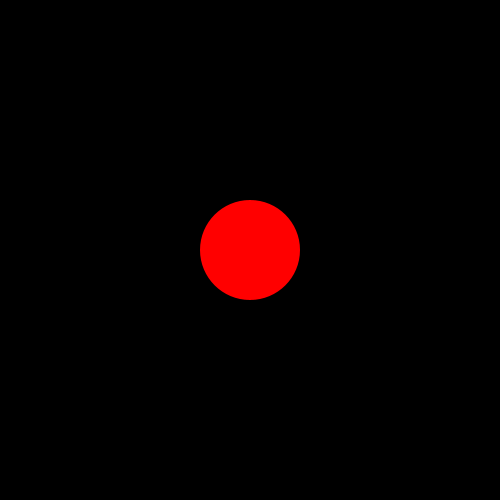
Frame 1 (no input)
Frame 60 (the mouse pressed at the canvas centre just before this capture): identical to frame 1, image omitted
Frame 120 (the mouse held since frame 60 and released just before this capture): identical to frame 1, image omitted

The Processing sketch that drew this single still picture (run headless with seeded random() and noise(); from frame 60 on, the mouse is pressed at the canvas centre):

// Processing sketch: semaforo_processing
// ── semaforo_processing.pde
// semaforo_processing
// por montoyamoraga
// Processing 4.0
// marzo 2022

// se mide en segundos
int tiempoRojo = 5;
int tiempoAmarillo = 2;
int tiempoVerde = 5;
int tiempoMaximo = tiempoRojo + tiempoAmarillo + tiempoVerde + tiempoAmarillo;

int luzDiametro = 100;

// colores Red Green Blue
color rojo = color(255, 0, 0);
color amarillo = color(255, 255, 0);
color verde = color(0, 255, 0);

int tiempoActual = 0;

void setup() {
  size(500, 500);
  background(0);
  noStroke();
}

void draw() {

  background(0);

  // actualizar tiempo en segundos
  tiempoActual =  (millis() / 1000) % tiempoMaximo;

  if (tiempoActual < tiempoRojo) {
    fill(rojo);
  } else if (tiempoActual < tiempoRojo + tiempoAmarillo) {
    fill(amarillo);
  } else if (tiempoActual < tiempoRojo + tiempoAmarillo + tiempoVerde) {
    fill(verde);
  } else if (tiempoActual < tiempoRojo + tiempoAmarillo + tiempoVerde + tiempoAmarillo) {
    fill(amarillo);
  }

  ellipse(width/2, height/2, luzDiametro, luzDiametro);
}
